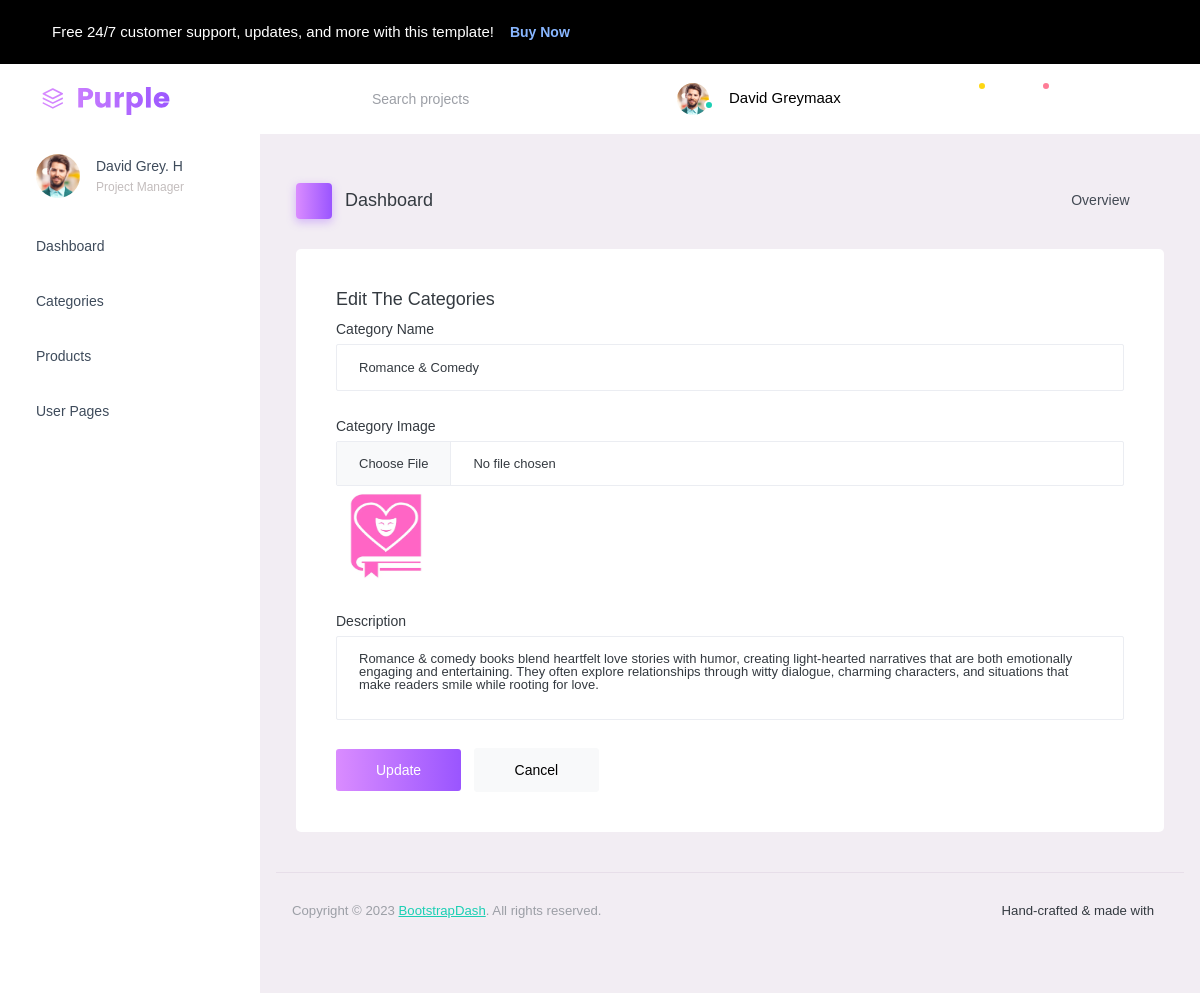
The page /AdminApp/edit_category/3 on the database its author committed.
### AdminApp/models.py (models this page shows)
class CategoryDb(models.Model):
    Category_name = models.CharField(max_length=50,null=True,blank=True)
    Description = models.CharField(max_length=50,null=True,blank=True)
    Category_images = models.ImageField(upload_to="category images",null=True,blank=True)

### AdminApp/views.py (the view)
# urls.py: path('edit_category/<int:cat_id>',views.edit_category,name="edit_category"),
def edit_category(request,cat_id):
    category = CategoryDb.objects.get(id=cat_id)
    return render(request,"edit_category.html",{"category":category})

### AdminApp/templates/edit_category.html (shortened to what this page needs)
<!DOCTYPE html>
{% extends 'dashboard.html' %}
{% block content %}
<html lang="en">
<head>
</head>
<body>
<div class="col-12 grid-margin stretch-card">
                <div class="card">
                  <div class="card-body">
                    <h4 class="card-title">Edit the Categories</h4>
                    <form class="forms-sample" method="post" action="{% url 'update_category' category_id=category.id %}" enctype="multipart/form-data">
                      <div class="form-group">
                        <label for="exampleInputName1">Category Name</label>
                        <input type="text" class="form-control" id="exampleInputName1" placeholder="Category Name" name="cname" value="{{category.Category_name}}">
                      </div>
                      <div class="form-group">
                        <label>Category Image</label>
                        <input type="file" name="img" class="form-control" >
                        <img src="{{category.Category_images.url}}" width="100px" height="100px">
                      </div>
                      <div class="form-group">
                        <label for="exampleTextarea1">Description</label>
                        <textarea class="form-control" id="exampleTextarea1" name="desc" rows="4">{{category.Description}}</textarea>
                      </div>
                      <button type="submit" class="btn btn-gradient-primary me-2">Update</button>
                      <button class="btn btn-light">Cancel</button>
                    </form>
                  </div>
                </div>
              </div>
</body>
</html>
{% endblock %}

### rows shown on the page
CategoryDb: cname "Romance & Comedy", Category_images (picture), desc "Romance & comedy books blend heartfelt love stories with humor, creating light-hearted narratives that are both emotionally engaging and entertaining. They often explore relationships through witty dialogue, charming characters, and situations that make readers smile while rooting for love."
